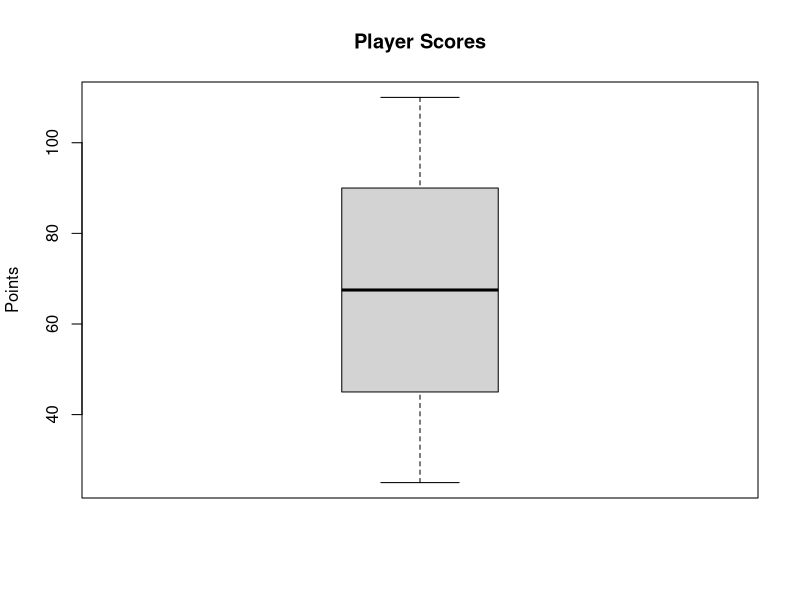

Here is the R script that generated this plot:
scores <- c(25, 30, 35, 40, 45, 50, 55, 60, 65, 70, 75, 80, 85, 90, 95, 100, 105, 110)
boxplot(scores, main = "Player Scores", ylab = "Points", boxwex = 0.5)
